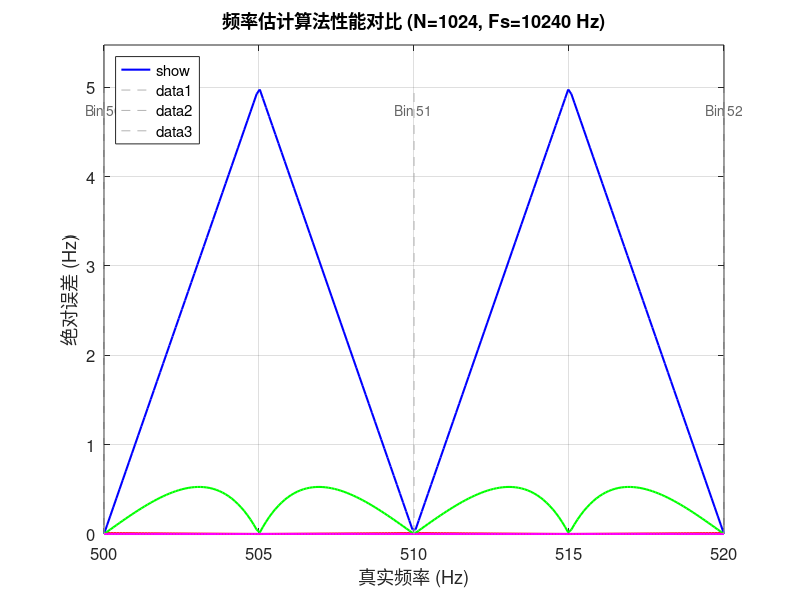

Write MATLAB code to recreate this figure. (Note: this script raises an error after producing the figure.)
function [] = compareTargetPositionPerformance()

%% 主测试脚本
clear all; close all; clc;

% 参数设置
fs = 10240;          % 采样频率 (Hz)
N = 1024;            % 采样点数
test_points = 200;   % 测试点数
use_window = true;   % 是否使用窗函数

% 生成测试频率范围 (在两个FFT bin之间扫描)
delta_f = fs / N;    % FFT频率分辨率
f_start = 500;       % 起始频率 (Hz)
f_end = 520;         % 结束频率 (Hz)
f_test = linspace(f_start, f_end, test_points);

% 初始化结果存储
errors_rife = zeros(1, test_points);
errors_jacobsen = zeros(1, test_points);
errors_fft = zeros(1, test_points);
errors_phase_diff = zeros(1, test_points);

% 主测试循环
for i = 1:test_points
    % 生成测试信号 (单频余弦波)
    t = (0:N-1)/fs;
    signal = cos(2*pi*f_test(i)*t);
    
    % 分别使用四种算法估计频率
    f_est_rife = rife_estimate(signal, fs, use_window);
    f_est_jacobsen = jacobsen_estimator(signal, fs, use_window);
    f_est_fft = fft_peak_estimate(signal, fs, use_window);
    f_est_phase_diff = phase_diff_estimate(signal, fs, use_window);
    
    % 计算绝对误差
    errors_rife(i) = abs(f_est_rife - f_test(i));
    errors_jacobsen(i) = abs(f_est_jacobsen - f_test(i));
    errors_fft(i) = abs(f_est_fft - f_test(i));
    errors_phase_diff(i) = abs(f_est_phase_diff - f_test(i));
    
    % 显示进度
    if mod(i, 10) == 0
        fprintf('完成 %.0f%% (真实频率: %.2f Hz)\n', i/test_points*100, f_test(i));
    end
end

% 绘制误差曲线
figure;
plot(f_test, errors_fft, 'b', 'LineWidth', 1.5, 'DisplayName', 'FFT Peak');
hold on;
plot(f_test, errors_rife, 'r', 'LineWidth', 1.5, 'DisplayName', 'Rife');
plot(f_test, errors_jacobsen, 'g', 'LineWidth', 1.5, 'DisplayName', 'Jacobsen');
plot(f_test, errors_phase_diff, 'm', 'LineWidth', 1.5, 'DisplayName', 'Phase Diff');
hold off;

% 图表标注
title(sprintf('频率估计算法性能对比 (N=%d, Fs=%d Hz)', N, fs));
xlabel('真实频率 (Hz)');
ylabel('绝对误差 (Hz)');
legend('show', 'Location', 'northwest');
grid on;
set(gca, 'FontSize', 12);

% 添加FFT bin位置标记
y_lim = ylim;  % 获取当前y轴范围
for k = floor(f_start/delta_f):ceil(f_end/delta_f)
    bin_center = k * delta_f;
    line([bin_center, bin_center], y_lim, 'Color', [0.7 0.7 0.7], 'LineStyle', '--');
    text(bin_center, y_lim(2)*0.95, sprintf('Bin %d', k), ...
        'HorizontalAlignment', 'center', 'FontSize', 10, 'Color', [0.4 0.4 0.4]);
end

% 设置y轴范围，确保所有误差可见
max_error = max([errors_fft, errors_rife, errors_jacobsen, errors_phase_diff]);
ylim([0, max_error * 1.1]);

% 显示统计结果
fprintf('\n===== 性能总结 (窗函数: %s) =====\n', string(use_window));
fprintf('算法\t\t最大误差(Hz)\t平均误差(Hz)\t标准差(Hz)\n');
fprintf('FFT Peak\t%.4f\t\t%.4f\t\t%.4f\n', max(errors_fft), mean(errors_fft), std(errors_fft));
fprintf('Rife\t\t%.4f\t\t%.4f\t\t%.4f\n', max(errors_rife), mean(errors_rife), std(errors_rife));
fprintf('Jacobsen\t%.4f\t\t%.4f\t\t%.4f\n', max(errors_jacobsen), mean(errors_jacobsen), std(errors_jacobsen));
fprintf('Phase Diff\t%.4f\t\t%.4f\t\t%.4f\n', max(errors_phase_diff), mean(errors_phase_diff), std(errors_phase_diff));

%% FFT峰值检索算法
function f_est = fft_peak_estimate(x, fs, use_window)
    N = length(x);
    
    % 窗函数处理
    if use_window
        win = hann(N)';
        x_win = x .* win;
        coherent_gain = sum(win)/N;
    else
        win = ones(1, N);
        x_win = x;
        coherent_gain = 1;
    end
    
    % FFT计算
    X = fft(x_win, N);
    P = abs(X)/N;
    P = P / coherent_gain;
    
    % 单边频谱
    P_single = P(1:floor(N/2)+1);
    P_single(2:end-1) = 2*P_single(2:end-1);
    f_axis = (0:floor(N/2)) * fs / N;
    
    % 找到最大谱线
    [~, k0] = max(P_single);
    f_est = f_axis(k0);
end

%% RIFE算法
function f_est = rife_estimate(x, fs, use_window)
    N = length(x);
    
    % 窗函数处理
    if use_window
        win = hann(N)';
        x_win = x .* win;
        coherent_gain = sum(win)/N;
    else
        win = ones(1, N);
        x_win = x;
        coherent_gain = 1;
    end
    
    % FFT计算
    X = fft(x_win, N);
    P = abs(X)/N;
    P = P / coherent_gain;
    
    % 单边频谱
    P_single = P(1:floor(N/2)+1);
    P_single(2:end-1) = 2*P_single(2:end-1);
    f_axis = (0:floor(N/2)) * fs / N;
    
    % 找到最大谱线
    [~, k0] = max(P_single);
    
    % 确定次大谱线方向
    if k0 == 1
        r = 1;
        mag_second = P_single(k0+1);
    elseif k0 == length(P_single)
        r = -1;
        mag_second = P_single(k0-1);
    else
        left_mag = P_single(k0-1);
        right_mag = P_single(k0+1);
        if right_mag > left_mag
            r = 1;
            mag_second = right_mag;
        else
            r = -1;
            mag_second = left_mag;
        end
    end
    
    % 计算幅度比
    mag_max = P_single(k0);
    alpha = mag_second / mag_max;
    
    % Rife算法核心公式 (汉宁窗专用)
    delta = (2*alpha - 1) / (alpha + 1);
    
    % 频率估计
    f_est = f_axis(k0) + r * delta * (fs / N);
end

%% Jacobsen算法
function f_est = jacobsen_estimator(x, fs, use_window)
    N = length(x);
    
    % 窗函数处理
    if use_window
        win = hann(N)';
        x_win = x .* win;
        coherent_gain = sum(win)/N;
    else
        win = ones(1, N);
        x_win = x;
        coherent_gain = 1;
    end
    
    % FFT计算
    X = fft(x_win, N);
    P = abs(X)/N;
    P = P / coherent_gain;
    
    % 单边频谱
    P_single = P(1:floor(N/2)+1);
    P_single(2:end-1) = 2*P_single(2:end-1);
    f_axis = (0:floor(N/2)) * fs / N;
    
    % 找到最大谱线
    [~, k0] = max(P_single);
    
    % 提取峰值点及相邻两点幅值
    alpha = P_single(k0);
    
    if k0 > 1
        beta = P_single(k0-1);
    else
        beta = 0;
    end
    
    if k0 < length(P_single)
        gamma = P_single(k0+1);
    else
        gamma = 0;
    end
    
    % Jacobsen插值公式
    if k0 > 1 && k0 < length(P_single)
        delta = (gamma - beta) / (2*(2*alpha - beta - gamma));
    else
        delta = 0; % 边界情况使用基本FFT
    end
    
    % 频率估计
    f_est = f_axis(k0) + delta * (fs / N);
end

%% 相位差分法
function f_est = phase_diff_estimate(x, fs, use_window)
    N = length(x);
    
    % 窗函数处理
    if use_window
        win = hann(N)';
        x_win = x .* win;
    else
        win = ones(1, N);
        x_win = x;
    end
    
    % 获取解析信号
    analytic_signal = hilbert(x_win);
    
    % 计算瞬时相位
    phase = unwrap(angle(analytic_signal));
    
    % 计算相位差并解缠绕
    delta_phase = diff(phase);
    delta_phase_unwrap = atan2(sin(delta_phase), cos(delta_phase));
    
    % 计算瞬时频率
    instantaneous_freq = delta_phase_unwrap * fs / (2*pi);
    
    % 计算权重 (信号包络)
    magnitude = abs(analytic_signal);
    weights = (magnitude(1:end-1) + magnitude(2:end)) / 2;
    
    % 最终频率估计 (加权平均)
    f_est = sum(weights .* instantaneous_freq) / sum(weights);
end

end